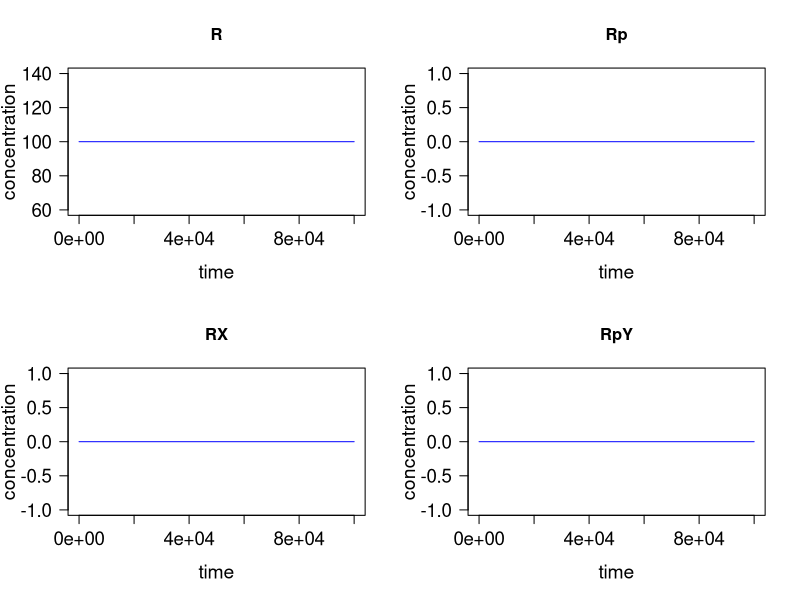
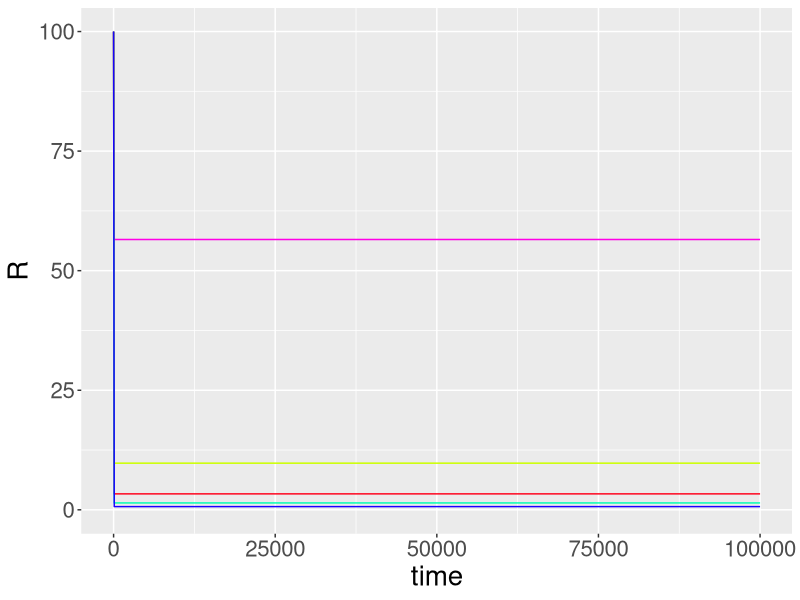
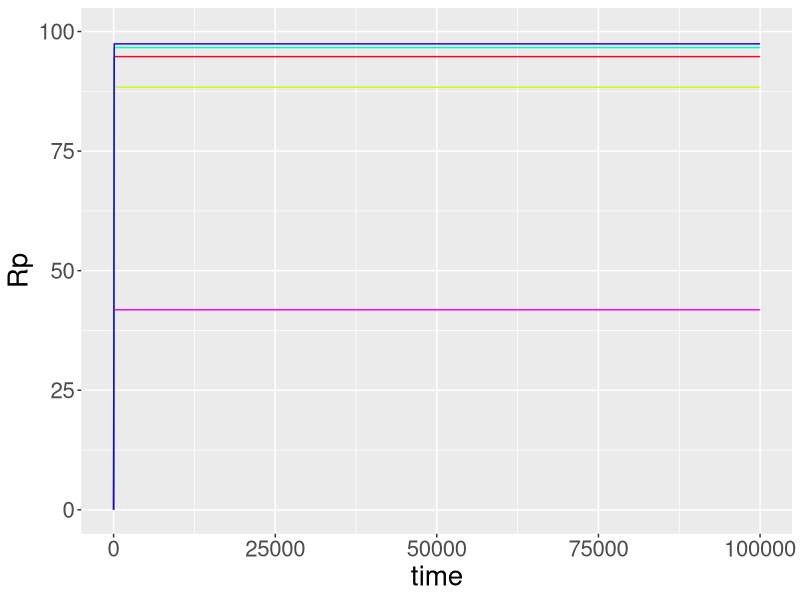
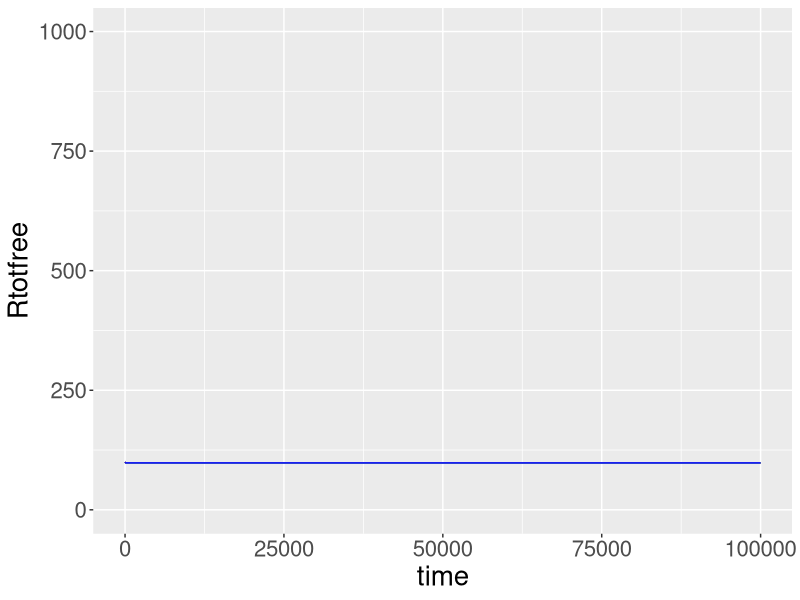
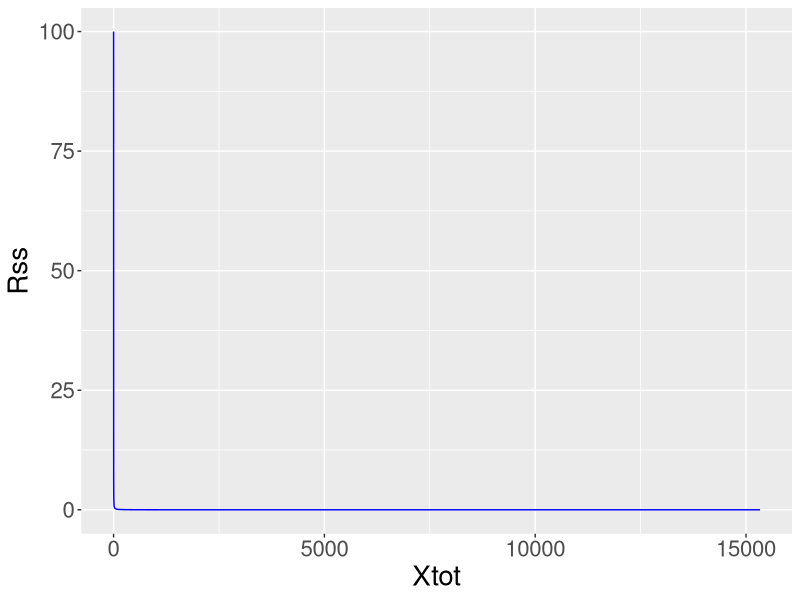
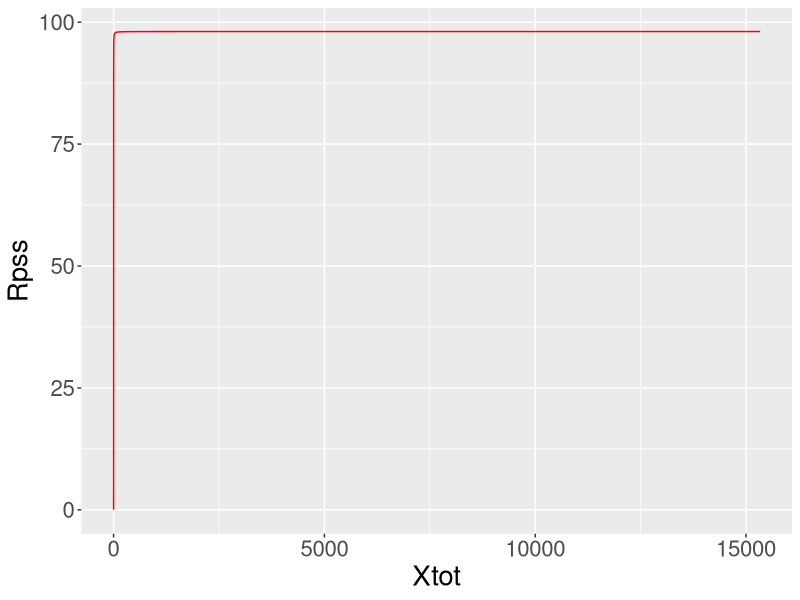
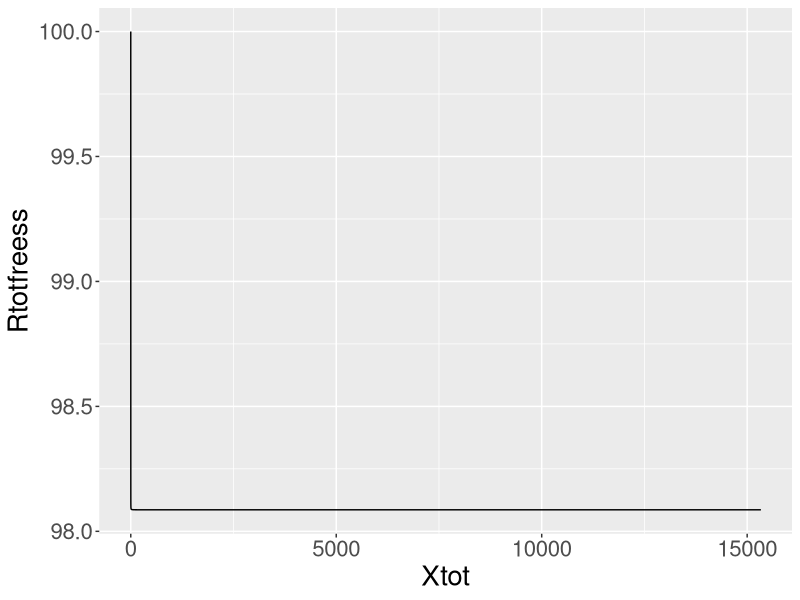

The R source for these figures, in order:
## ---- chunk 1
# Load Package
library(deSolve)
library(ggplot2)

## ---------------------------------
## Parameter values
## --------------------------------- 
parameters <- c(
  Xtot = 0,
  Ytot = 1,
  k0 = 1,
  k1f = 10,
  k1b = 90,
  k1c = 10,
  k2f = 10,
  k2b = 90,
  k2c = 10,
  k3 = 0.01,
  k4 = 0.01
)

## ----------------------------------
## Initial conditions
## ----------------------------------
y0 <- c(
  R = 100,
  Rp = 0,
  RX = 0,
  RpY = 0
)

## ----------------------------------
## Differential equations to solve
## ----------------------------------
Stabilization_Full <- function(times, y, parms)
{
  with(as.list(c(y, parms)),
       {
         X = Xtot - RX
         Y = Ytot - RpY
         
         #ODEs for the state variables
        
          dRdt = k0 - k3 * R - k1f * X * R + k1b * RX + k2c * RpY
          
          dRpdt	=  k1c * RX - k4 * Rp - k2f * Rp * Y + k2b * RpY
          
          dRXdt = k1f * R * X - k1b * RX - k1c * RX - k3 * RX
          
          dRpYdt = k2f * Rp * Y - k2b * RpY - k2c * RpY - k4 * RpY
         
         #Return simulated value of stable variables at each time step
         list(c(dRdt, dRpdt, dRXdt, dRpYdt)); 
       })
}

## ----------------------------------
## Run simulation
## ----------------------------------
#Time span of simulation
tspan <- seq(0, 100000, by = 100)

#Call the lsoda function to numerically solve the ODEs
output <- lsoda(y = y0, times = tspan, func = Stabilization_Full, parms = parameters)

#Optional: show the result of the first 6 time steps
head(output)

## ----------------------------------
## Plotting simulation results
## ----------------------------------
plot(output, xlab = "time", ylab = "concentration", cex.lab = 1.4, cex.axis=1.35, las=1, col="blue")
## ---- chunk 2
## --------------------------------------------------------------
## Simulate time-course response to multiple levels of input "Xtot"
## --------------------------------------------------------------

# generate blank plots
R_plot <- ggplot() +ylim(0, 100) +xlim(0,100000)+ labs(x='time', y='R')+theme(text = element_text(size=20))
Rp_plot <- ggplot() +ylim(0, 100) +xlim(0,100000)+ labs(x='time', y='Rp')+theme(text = element_text(size=20))
Rtotfree_plot <- ggplot() +ylim(0, 1000) +xlim(0,100000)+ labs(x='time', y='Rtotfree')+theme(text = element_text(size=20))

# do batch run by varying "Xtot"
Xtotdose <- c(1, 2, 4, 8, 16)
for( i in Xtotdose)
{
  parameters["Xtot"]= i
  output <- lsoda(y = y0, times = tspan, func = Stabilization_Full, parms = parameters)
  line_color = sample(rainbow(60),1)
  R_plot <- R_plot+geom_line(data=data.frame(output), aes(x = time, y = R), color = line_color)
  Rp_plot <- Rp_plot+geom_line(data=data.frame(output), aes(x = time, y = Rp), color = line_color)
  Rtotfree_plot <- Rtotfree_plot+geom_line(data=data.frame(output), aes(x = time, y = R+Rp), color = line_color)
}

# print plots
R_plot
Rp_plot
Rtotfree_plot
## ---- chunk 3
## -------------------------------------
## Dose Response
## -------------------------------------
Xtotdose <- c(0,0.1*1.01^seq(0, 1200,by=1))
Rss <- c()
Rpss <- c()
Rtotfreess <- c()

for( i in Xtotdose)
{
  
  parameters["Xtot"]=i
  output <- lsoda(y = y0, times = tspan, func =  Stabilization_Full, parms = parameters)
  lastpoint_index <- length(output[,"time"])
  Rss <- c(Rss,output[lastpoint_index,"R"])
  Rpss <- c(Rpss,output[lastpoint_index,"Rp"])
  Rtotfreess <- c(Rtotfreess,output[lastpoint_index,"R"]+output[lastpoint_index,"Rp"])
}

# plot
ggplot(data=data.frame(Xtotdose, Rss), aes(x= Xtotdose, y = Rss)) + ylim(0, 100) + labs(x='Xtot') + theme(text = element_text(size=20))+
  geom_line(col="blue")

ggplot(data=data.frame(Xtotdose, Rpss), aes(x= Xtotdose, y = Rpss)) + labs(x='Xtot') + theme(text = element_text(size=20))+
  geom_line(col="red")

ggplot(data=data.frame(Xtotdose, Rtotfreess), aes(x= Xtotdose, y = Rtotfreess)) + labs(x='Xtot') + theme(text = element_text(size=20))+
  geom_line(col="black")
